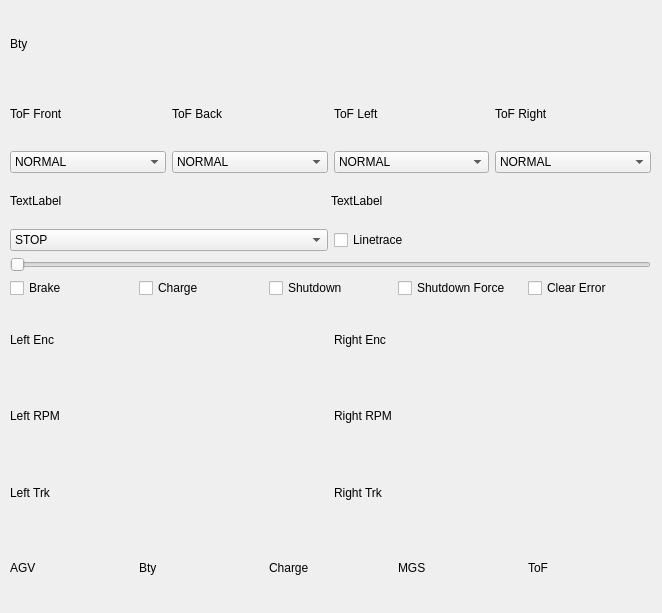
<?xml version="1.0" encoding="UTF-8"?>
<ui version="4.0">
 <class>CartFirmwareWidget</class>
 <widget class="QWidget" name="CartFirmwareWidget">
  <property name="geometry">
   <rect>
    <x>0</x>
    <y>0</y>
    <width>662</width>
    <height>613</height>
   </rect>
  </property>
  <property name="windowTitle">
   <string>Form</string>
  </property>
  <widget class="QWidget" name="verticalLayoutWidget">
   <property name="geometry">
    <rect>
     <x>10</x>
     <y>10</y>
     <width>641</width>
     <height>591</height>
    </rect>
   </property>
   <layout class="QVBoxLayout" name="verticalLayout_3" stretch="3,4,2,1,2,2,10,3">
    <item>
     <widget class="QLabel" name="Bty_Status_label">
      <property name="text">
       <string>Bty</string>
      </property>
     </widget>
    </item>
    <item>
     <layout class="QHBoxLayout" name="horizontalLayout">
      <item>
       <layout class="QVBoxLayout" name="verticalLayout_4">
        <item>
         <widget class="QLabel" name="ToF_Front_label">
          <property name="text">
           <string>ToF Front</string>
          </property>
         </widget>
        </item>
        <item>
         <widget class="QComboBox" name="comboBox">
          <item>
           <property name="text">
            <string>NORMAL</string>
           </property>
          </item>
          <item>
           <property name="text">
            <string>CHARGE</string>
           </property>
          </item>
          <item>
           <property name="text">
            <string>DISABLE</string>
           </property>
          </item>
         </widget>
        </item>
       </layout>
      </item>
      <item>
       <layout class="QVBoxLayout" name="verticalLayout_10">
        <item>
         <widget class="QLabel" name="ToF_Back_label">
          <property name="text">
           <string>ToF Back</string>
          </property>
         </widget>
        </item>
        <item>
         <widget class="QComboBox" name="comboBox_2">
          <item>
           <property name="text">
            <string>NORMAL</string>
           </property>
          </item>
          <item>
           <property name="text">
            <string>CHARGE</string>
           </property>
          </item>
          <item>
           <property name="text">
            <string>DISABLE</string>
           </property>
          </item>
         </widget>
        </item>
       </layout>
      </item>
      <item>
       <layout class="QVBoxLayout" name="verticalLayout_9">
        <item>
         <widget class="QLabel" name="ToF_Left_label">
          <property name="text">
           <string>ToF Left</string>
          </property>
         </widget>
        </item>
        <item>
         <widget class="QComboBox" name="comboBox_3">
          <item>
           <property name="text">
            <string>NORMAL</string>
           </property>
          </item>
          <item>
           <property name="text">
            <string>CHARGE</string>
           </property>
          </item>
          <item>
           <property name="text">
            <string>DISABLE</string>
           </property>
          </item>
         </widget>
        </item>
       </layout>
      </item>
      <item>
       <layout class="QVBoxLayout" name="verticalLayout_8">
        <item>
         <widget class="QLabel" name="ToF_Right_label">
          <property name="text">
           <string>ToF Right</string>
          </property>
         </widget>
        </item>
        <item>
         <widget class="QComboBox" name="comboBox_4">
          <item>
           <property name="text">
            <string>NORMAL</string>
           </property>
          </item>
          <item>
           <property name="text">
            <string>CHARGE</string>
           </property>
          </item>
          <item>
           <property name="text">
            <string>DISABLE</string>
           </property>
          </item>
         </widget>
        </item>
       </layout>
      </item>
     </layout>
    </item>
    <item>
     <layout class="QHBoxLayout" name="horizontalLayout_9" stretch="0,0">
      <property name="spacing">
       <number>0</number>
      </property>
      <item>
       <widget class="QLabel" name="img_1_label">
        <property name="text">
         <string>TextLabel</string>
        </property>
       </widget>
      </item>
      <item>
       <widget class="QLabel" name="img_2_label">
        <property name="text">
         <string>TextLabel</string>
        </property>
       </widget>
      </item>
     </layout>
    </item>
    <item>
     <layout class="QHBoxLayout" name="horizontalLayout_10">
      <item>
       <widget class="QComboBox" name="comboBox_5">
        <item>
         <property name="text">
          <string>STOP</string>
         </property>
        </item>
        <item>
         <property name="text">
          <string>FORWARD</string>
         </property>
        </item>
        <item>
         <property name="text">
          <string>BACKWARD</string>
         </property>
        </item>
        <item>
         <property name="text">
          <string>LEFT</string>
         </property>
        </item>
        <item>
         <property name="text">
          <string>RIGHT</string>
         </property>
        </item>
       </widget>
      </item>
      <item>
       <widget class="QCheckBox" name="checkBox">
        <property name="text">
         <string>Linetrace</string>
        </property>
       </widget>
      </item>
     </layout>
    </item>
    <item>
     <widget class="QSlider" name="horizontalSlider">
      <property name="orientation">
       <enum>Qt::Horizontal</enum>
      </property>
     </widget>
    </item>
    <item>
     <layout class="QHBoxLayout" name="horizontalLayout_11">
      <item>
       <widget class="QCheckBox" name="checkBox_2">
        <property name="text">
         <string>Brake</string>
        </property>
       </widget>
      </item>
      <item>
       <widget class="QCheckBox" name="checkBox_3">
        <property name="text">
         <string>Charge</string>
        </property>
       </widget>
      </item>
      <item>
       <widget class="QCheckBox" name="checkBox_4">
        <property name="text">
         <string>Shutdown</string>
        </property>
       </widget>
      </item>
      <item>
       <widget class="QCheckBox" name="checkBox_5">
        <property name="text">
         <string>Shutdown Force</string>
        </property>
       </widget>
      </item>
      <item>
       <widget class="QCheckBox" name="checkBox_6">
        <property name="text">
         <string>Clear Error</string>
        </property>
       </widget>
      </item>
     </layout>
    </item>
    <item>
     <layout class="QVBoxLayout" name="verticalLayout_13">
      <item>
       <layout class="QHBoxLayout" name="horizontalLayout_14">
        <item>
         <widget class="QLabel" name="Left_Enc_label">
          <property name="text">
           <string>Left Enc</string>
          </property>
         </widget>
        </item>
        <item>
         <widget class="QLabel" name="Right_Enc_label">
          <property name="text">
           <string>Right Enc</string>
          </property>
         </widget>
        </item>
       </layout>
      </item>
      <item>
       <layout class="QHBoxLayout" name="horizontalLayout_12">
        <item>
         <widget class="QLabel" name="Left_RPM_label">
          <property name="text">
           <string>Left RPM</string>
          </property>
         </widget>
        </item>
        <item>
         <widget class="QLabel" name="Right_RPM_label">
          <property name="text">
           <string>Right RPM</string>
          </property>
         </widget>
        </item>
       </layout>
      </item>
      <item>
       <layout class="QHBoxLayout" name="horizontalLayout_13">
        <item>
         <widget class="QLabel" name="Left_Trk_label">
          <property name="text">
           <string>Left Trk</string>
          </property>
         </widget>
        </item>
        <item>
         <widget class="QLabel" name="Right_Trk_label">
          <property name="text">
           <string>Right Trk</string>
          </property>
         </widget>
        </item>
       </layout>
      </item>
     </layout>
    </item>
    <item>
     <layout class="QHBoxLayout" name="horizontalLayout_15">
      <item>
       <widget class="QLabel" name="AGV_label">
        <property name="text">
         <string>AGV</string>
        </property>
       </widget>
      </item>
      <item>
       <widget class="QLabel" name="Bty_label">
        <property name="text">
         <string>Bty</string>
        </property>
       </widget>
      </item>
      <item>
       <widget class="QLabel" name="Charge_label">
        <property name="text">
         <string>Charge</string>
        </property>
       </widget>
      </item>
      <item>
       <widget class="QLabel" name="MGS_label">
        <property name="text">
         <string>MGS</string>
        </property>
       </widget>
      </item>
      <item>
       <widget class="QLabel" name="ToF_label">
        <property name="text">
         <string>ToF</string>
        </property>
       </widget>
      </item>
     </layout>
    </item>
   </layout>
  </widget>
 </widget>
 <resources/>
 <connections/>
</ui>
